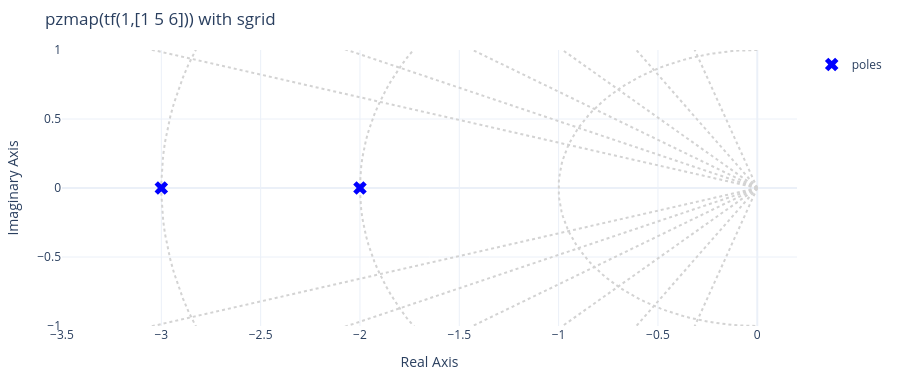

Notebook code for this chart:
### Markdown cell above
## 7. 極點圖（`pzmap`、`sgrid`）

原講義：`sys=tf(1,[1 5 6]); pzmap(sys); sgrid`。$s^2 + 5s + 6 = (s+2)(s+3)$，兩個實數極點（過阻尼）。

### Code cell
p = np.roots([1, 5, 6])
print("poles:", p, " damp:", [(round(w, 4), round(zz, 4)) for w, zz in damp([1, 5, 6])])
wn6, z6 = np.sqrt(6), 5 / (2 * np.sqrt(6))
print(f"as standard form: wn = sqrt(6) = {wn6:.4f}, zeta = {z6:.4f} (> 1, overdamped); DC gain = 1/6 = {1 / 6:.4f}")
fig = go.Figure()
th = np.linspace(np.pi / 2, 3 * np.pi / 2, 100)
for r in (1, 2, 3):                                        # sgrid：等 wn 半圓
    fig.add_scatter(x=np.round(r * np.cos(th), 4), y=np.round(r * np.sin(th), 4), mode="lines", line=dict(color="lightgray", dash="dot"), showlegend=False)
for zz in (0.3, 0.52, 0.7, 0.82, 0.9, 0.95):               # sgrid：等 zeta 射線
    s_ = np.sqrt(1 - zz ** 2)                               # 極點 -zeta*r ± j*r*sqrt(1-zeta^2)
    fig.add_scatter(x=[0, -4 * zz, None, 0, -4 * zz], y=[0, 4 * s_, None, 0, -4 * s_], mode="lines", line=dict(color="lightgray", dash="dot"), showlegend=False)
fig.add_scatter(x=p.real, y=p.imag, mode="markers", marker=dict(symbol="x", size=12, color="blue"), name="poles")
fig.update_xaxes(range=[-3.5, 0.2])
fig.update_yaxes(range=[-1, 1])
show(fig, "pzmap(tf(1,[1 5 6])) with sgrid", "Real Axis", "Imaginary Axis", h=380)
